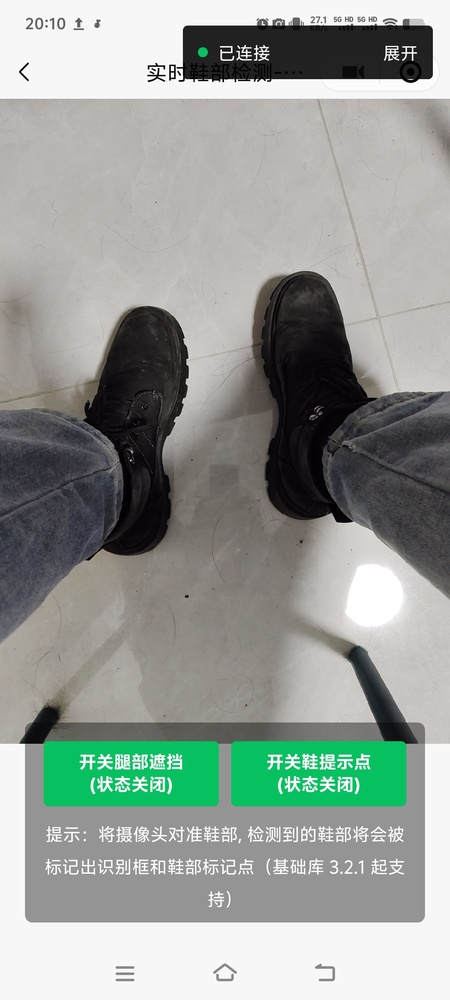
#> input picture images/without_points.jpg, 450 x 1000 px, shrunk from 1080 x 2400 before the run
$ python draw_feature3.py
#> lines starting #> are read from the running program, lines starting #| are printed output that depends on the picture; after the words box and inside, x2 and y2 are one past the last pixel; in counts of white or black regions, pixels touching at a corner belong together
import cv2
import numpy as np

# 图片路径
image_path = "./images/without_points.jpg"

# 读取图片
image = cv2.imread(image_path)
#> image is the input picture: shape (1000, 450, 3); mean B, G, R 150.1, 155.9, 149.8
if image is None:
    print("Error: Could not read image.")
    exit()

# transform 数据（示例）
transform = [
    -0.997660458,
    -0.0459239595,
    0.0506417491,
    -1.99356627,
    0.0417475961,
    0.177342117,
    0.983263373,
    0.228435054,
    -0.0541362613,
    0.983077168,
    -0.175009996,
    -9.90731335,
    0,
    0,
    0,
    1,
]

# 重新格式化 transform 为 4x4 矩阵（行主序）
transform_matrix = np.array(transform).reshape(4, 4)

# 假设我们有一个单位矩形（鞋子的初始大小为 1x1）
# 这个矩形的四个顶点在鞋子的局部坐标系中
unit_rectangle = np.array(
    [
        [-0.5, -0.5, 0, 1],  # 左下角
        [0.5, -0.5, 0, 1],  # 右下角
        [0.5, 0.5, 0, 1],  # 右上角
        [-0.5, 0.5, 0, 1],  # 左上角
    ],
    dtype=np.float64,
)

# 应用 transform 矩阵到单位矩形的顶点
transformed_points = np.dot(unit_rectangle, transform_matrix.T)

# 转换为齐次坐标（x, y, z, w）到屏幕坐标（x/w, y/w）
transformed_points[:, :2] /= transformed_points[:, 3:4]

# 提取 2D 坐标（x, y）
polygon_points = transformed_points[:, :2].astype(int)

# 创建一个 mask 层（半透明）
mask = np.zeros_like(image, dtype=np.uint8)
cv2.fillPoly(mask, [polygon_points], (0, 255, 0))  # 填充为绿色
#> mask: shape (1000, 450, 3); every value is 0

# 将 mask 转换为半透明
alpha = 0.5  # 透明度
overlay = cv2.addWeighted(image, alpha, mask, 1 - alpha, 0)
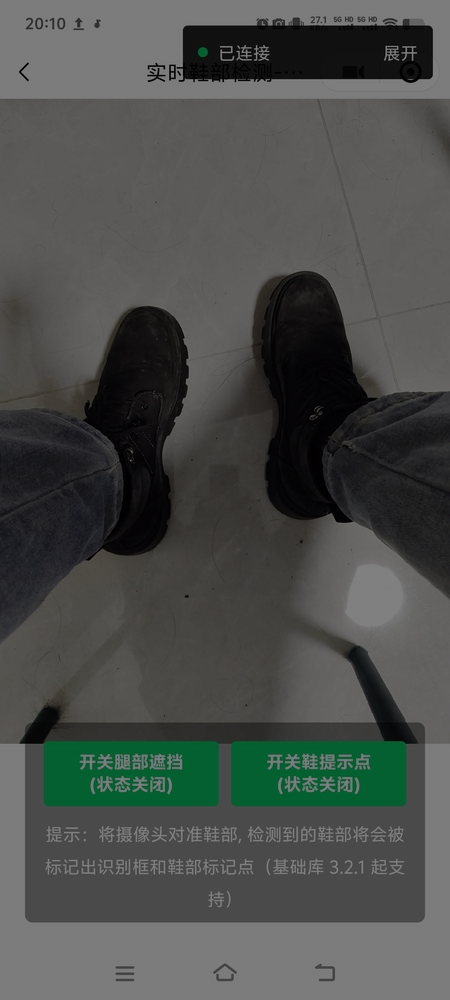
#> overlay: shape (1000, 450, 3); mean B, G, R 75.1, 78, 75

# 绘制多边形边框
cv2.polylines(overlay, [polygon_points], isClosed=True, color=(0, 255, 0), thickness=2)
#> overlay: shape (1000, 450, 3); under 0.01% of pixels changed, all inside (x1, y1, x2, y2) = (0, 0, 1, 1)

# 显示结果
cv2.imshow("Shoe Detection", overlay)
cv2.waitKey(0)
cv2.destroyAllWindows()
